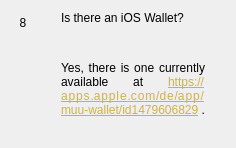
                  <widget class="QWidget" name="widgetFaq8" native="true">
                   <layout class="QHBoxLayout" name="horizontalpage_8" stretch="0,1">
                    <item alignment="Qt::AlignTop">
                     <widget class="QLabel" name="labelNumber8">
                      <property name="minimumSize">
                       <size>
                        <width>24</width>
                        <height>24</height>
                       </size>
                      </property>
                      <property name="maximumSize">
                       <size>
                        <width>16777215</width>
                        <height>24</height>
                       </size>
                      </property>
                      <property name="text">
                       <string>8</string>
                      </property>
                      <property name="alignment">
                       <set>Qt::AlignCenter</set>
                      </property>
                     </widget>
                    </item>
                    <item>
                     <layout class="QVBoxLayout" name="verticalLayoutpage_8">
                      <property name="leftMargin">
                       <number>20</number>
                      </property>
                      <property name="rightMargin">
                       <number>20</number>
                      </property>
                      <item>
                       <widget class="QLabel" name="labelSubtitle8">
                        <property name="text">
                         <string>Is there an iOS Wallet?</string>
                        </property>
                        <property name="wordWrap">
                         <bool>true</bool>
                        </property>
                       </widget>
                      </item>
                      <item>
                       <spacer name="verticalSpacer_80">
                        <property name="orientation">
                         <enum>Qt::Vertical</enum>
                        </property>
                        <property name="sizeType">
                         <enum>QSizePolicy::Fixed</enum>
                        </property>
                        <property name="sizeHint" stdset="0">
                         <size>
                          <width>20</width>
                          <height>30</height>
                         </size>
                        </property>
                       </spacer>
                      </item>
                      <item>
                       <widget class="QLabel" name="labelContent8">
                        <property name="text">
                         <string>&lt;html&gt;&lt;head/&gt;&lt;body&gt;&lt;p align=&quot;justify&quot;&gt;Yes, there is one currently available at &lt;a style='color: #CEB247' href=&quot;https://apps.apple.com/de/app/muu-wallet/id1479606829&quot;&gt;&lt;text-decoration: underline; color:#0000ff;&quot;&gt;https://apps.apple.com/de/app/muu-wallet/id1479606829&lt;/span&gt;&lt;/a&gt; .&lt;/p&gt;&lt;/body&gt;&lt;/html&gt;</string>
                        </property>
                        <property name="alignment">
                         <set>Qt::AlignLeading|Qt::AlignLeft|Qt::AlignTop</set>
                        </property>
                        <property name="wordWrap">
                         <bool>true</bool>
                        </property>
                       </widget>
                      </item>
                      <item>
                       <spacer name="verticalSpacer_81">
                        <property name="orientation">
                         <enum>Qt::Vertical</enum>
                        </property>
                        <property name="sizeHint" stdset="0">
                         <size>
                          <width>20</width>
                          <height>20</height>
                         </size>
                        </property>
                       </spacer>
                      </item>
                     </layout>
                    </item>
                   </layout>
                  </widget>
